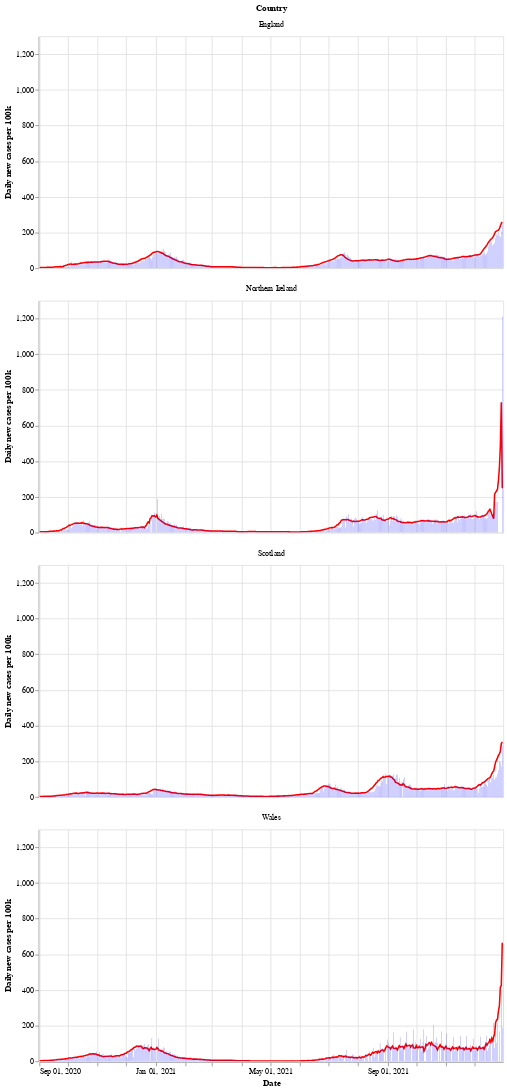

Notebook code cell kept with this figure:
### Markdown cell above
Next is a bar chart of the number of new cases in each country (per 100k population), with the 7 day moving average of cases. Again we see that Wales saw a longer period of raising and falling cases compared to the other countries.

After a period of cases falling, each nation is now seeing a rise in the number of cases - especially in Wales.

### Code cell
# collapse
bars = alt.Chart(uk_cases).mark_bar().encode(
    x=alt.X("yearmonthdate(date):T", axis=alt.Axis(title='Date')),
    y=alt.Y("newCasesRate:Q", axis=alt.Axis(title='Daily new cases per 100k')),
    tooltip='newCasesRate',
    color=alt.condition(
        alt.datum.dailyChange > 0,
        alt.value("orange"),  # The positive color
        alt.value("blue")  # The negative color
    )
).properties(title='New cases per 100k population with rolling 7 day average', width=600).interactive()
line = alt.Chart(uk_cases).mark_line(
    color='red',
    size=2,
).transform_window(
    rolling_mean='mean(newCasesRate)',
    frame=[0, 7],
    groupby=['areaName']
).encode(
    x='yearmonthdate(date):T',
    y='rolling_mean:Q'
)
alt.layer(line, bars, data=uk_cases).facet(alt.Row('areaName', title='Country'), columns=1)

### Figure 1 — Vega-Lite specification as saved in the notebook (floating-point values rounded to 4 significant figures; data arrays with more than 128 entries replaced by an {"elided": "..."} marker saying what was removed)
{"config": {"view": {"continuousWidth": 400, "continuousHeight": 300}}, "data": {"name": "data-7ec72b09f542b3653865beaf5ba7eb3d"}, "facet": {"type": "nominal", "field": "areaName", "title": "Country"}, "spec": {"layer": [{"mark": {"type": "line", "color": "red", "size": 2}, "encoding": {"x": {"type": "temporal", "field": "date", "timeUnit": "yearmonthdate"}, "y": {"type": "quantitative", "field": "rolling_mean"}}, "transform": [{"window": [{"op": "mean", "field": "newCasesRate", "as": "rolling_mean"}], "frame": [0, 7], "groupby": ["areaName"]}]}, {"mark": "bar", "encoding": {"color": {"condition": {"value": "orange", "test": "(datum.dailyChange > 0)"}, "value": "blue"}, "tooltip": {"type": "quantitative", "field": "newCasesRate"}, "x": {"type": "temporal", "axis": {"title": "Date"}, "field": "date", "timeUnit": "yearmonthdate"}, "y": {"type": "quantitative", "axis": {"title": "Daily new cases per 100k"}, "field": "newCasesRate"}}, "selection": {"selector002": {"type": "interval", "bind": "scales", "encodings": ["x", "y"]}}, "title": "New cases per 100k population with rolling 7 day average", "width": 600}]}, "columns": 1, "$schema": "https://vega.github.io/schema/vega-lite/v4.8.1.json", "datasets": {"data-7ec72b09f542b3653865beaf5ba7eb3d": {"elided": "1944 records"}}}
